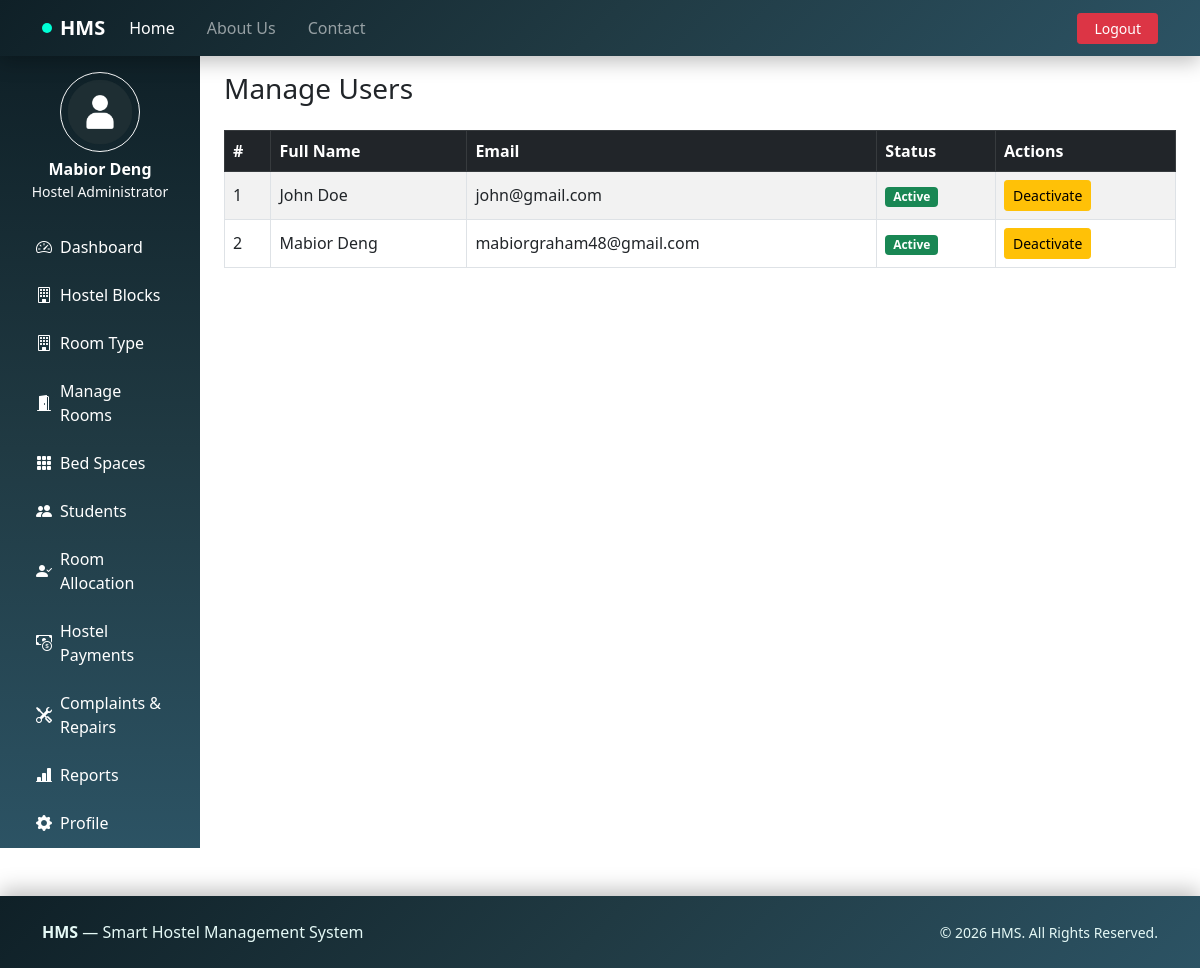
/admin/manage_users.php (signed in), run on the app's committed database.
### tables this page shows
CREATE TABLE `users` (
  `id` int(10) UNSIGNED NOT NULL,
  `full_name` varchar(100) NOT NULL,
  `email` varchar(100) NOT NULL,
  `role` enum('student','admin') NOT NULL DEFAULT 'student',
  `password` varchar(255) NOT NULL,
  `created_at` timestamp NOT NULL DEFAULT current_timestamp(),
  `updated_at` timestamp NOT NULL DEFAULT current_timestamp() ON UPDATE current_timestamp(),
  `account_status` enum('active','inactive') NOT NULL DEFAULT 'active'
);

### admin/manage_users.php (the view, shortened to what this page needs)
<?php include('includes/dashboardheader.php'); ?>
            <h3 class="mb-4">Manage Users</h3>
            <div class="table-responsive">
                <table class="table table-bordered table-striped align-middle">
                    <thead class="table-dark">
                        <tr>
                            <th>#</th>
                            <th>Full Name</th>
                            <th>Email</th>
                            <th>Status</th>
                            <th width="180">Actions</th>
                        </tr>
                    </thead>
                    <tbody>
                        <?php
                        $sql = "SELECT * FROM users ORDER BY id DESC";
                        $result = mysqli_query($conn, $sql);
                        if (mysqli_num_rows($result) > 0):
                            $i = 1;
                            while ($user = mysqli_fetch_assoc($result)):
                        ?>
                        <tr>
                            <td><?php echo $i++; ?></td>
                            <td><?php echo htmlspecialchars($user['full_name']); ?></td>
                            <td><?php echo htmlspecialchars($user['email']); ?></td>
                            <td>
                                <?php if ($user['account_status'] === 'active'): ?>
                                    <span class="badge bg-success">Active</span>
                                <?php else: ?>
                                    <span class="badge bg-secondary">Inactive</span>
                                <?php endif; ?>
                            </td>
                            <td>
                                <?php if ($user['account_status'] === 'active'): ?>
                                    <a href="../actions/deactivateuser.php?id=<?php echo $user['id']; ?>&action=deactivate"
                                       class="btn btn-sm btn-warning"
                                       >
                                       Deactivate
                                    </a>
                                <?php endif; ?>
                            </td>
                        </tr>
                        <?php endwhile; else: ?>
                        <tr>
                            <td colspan="5" class="text-center">No users found.</td>
                        </tr>
                        <?php endif; ?>
                    </tbody>
                </table>
            </div>
<?php include('includes/dashboardfooter.php'); ?>

### data on the page
users: full_name "John Doe", email "john@gmail.com", account_status "Active"
users: full_name "Mabior Deng", email "mabiorgraham48@gmail.com", account_status "Active"

### other printed values
$_SESSION['full_name'] "Mabior Deng"
